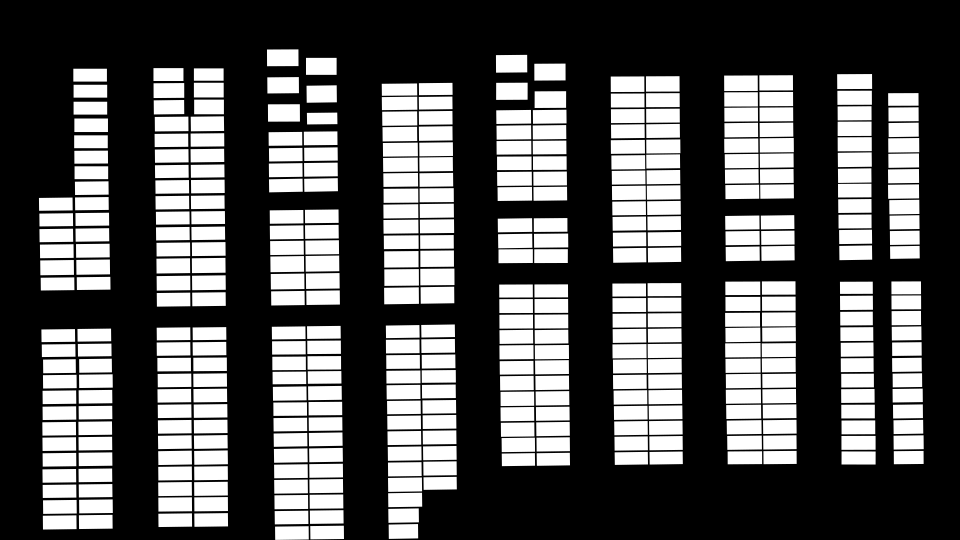
#> input picture mask_1920_1080.png, 1920 x 1080 px (shown at 1/2 size)
$ python crop_cars.py   (older library calls are emulated)
#> lines starting #> are read from the running program, lines starting #| are printed output that depends on the picture
import  os

import cv2

output_dir = './clf-data/all_'
mask_path = './mask_1920_1080.png'
mask = cv2.imread(mask_path, 0)
#> mask is the input picture: shape (1080, 1920); min 0, max 255, mean 89.5

analysis = cv2.connectedComponentsWithStats(mask, 4, cv2.CV_32S)

(totalLabels, label_ids, values, centroid) = analysis
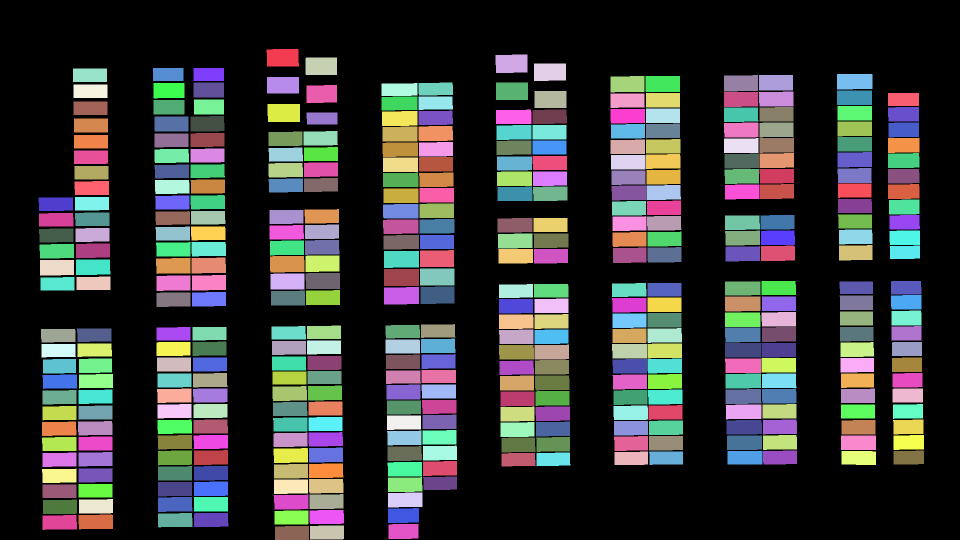
#> label_ids: shape (1080, 1920) int32 (shown at 1/2 size); 397 distinct labels, from 0 to 396; one colour per label, 0 black
#> totalLabels = 397; values = 397 rows, first 6: [0, 0, 1920, 1080, 1309789], [533, 98, 65, 35, 2208], [991, 109, 64, 37, 2291], [611, 115, 63, 35, 2203], [1068, 127, 64, 35, 2205], [146, 137, 68, 27, 1836]; centroid = 397 pairs, first value 111.1 to 1817.1, second value 115.1 to 1065.6

slot = []
for i in range(totalLabels):
    # Area of the component
    area = values[i, cv2.CC_STAT_AREA]

    # Now extract the coordinate points
    x1 = values[i, cv2.CC_STAT_LEFT]
    y1 = values[i, cv2.CC_STAT_TOP]
    w = values[i, cv2.CC_STAT_WIDTH]
    h = values[i, cv2.CC_STAT_HEIGHT]

    #Coordinate of the bounding box
    pt1 = (x1, y1)
    pt2 = (x1 + w, y1 + h)
    (X, Y) = centroid[i]


    slot.append([x1, y1, w, h])
#> this loop made 397 passes
#> (area, x1, y1, w, h, pt2, X, Y) on passes 2 to 4: (2208, 533, 98, 65, 35, (598, 133), 565.1, 115.1), (2291, 991, 109, 64, 37, (1055, 146), 1022.7, 127), (2203, 611, 115, 63, 35, (674, 150), 642, 132)
#> after the loop, slot = 397 items, first 6: [0, 0, 1920, 1080], [533, 98, 65, 35], [991, 109, 64, 37], [611, 115, 63, 35], [1068, 127, 64, 35], [146, 137, 68, 27]


video_path = './samples/parking_1920_1080.mp4'

#> (the run stopped early here; a loop or call above may not have finished)
